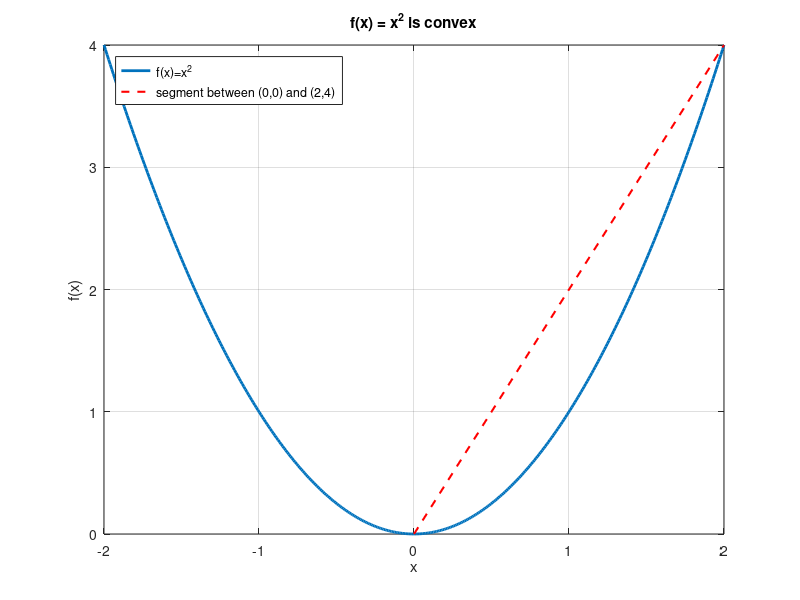

This chart was generated by the following MATLAB code:
% Example of convex function in R
x = linspace(-2, 2, 400);
f = x.^2;

plot(x, f, 'LineWidth', 2); grid on;
xlabel('x'); ylabel('f(x)');
title('f(x) = x^2 is convex');

% Optional: draw the segment between two points
x1 = 0; y1 = x1^2;
x2 = 2; y2 = x2^2;
hold on;
plot([x1 x2], [y1 y2], '--r', 'LineWidth', 1.5);
legend('f(x)=x^2','segment between (0,0) and (2,4)','Location','northwest');
